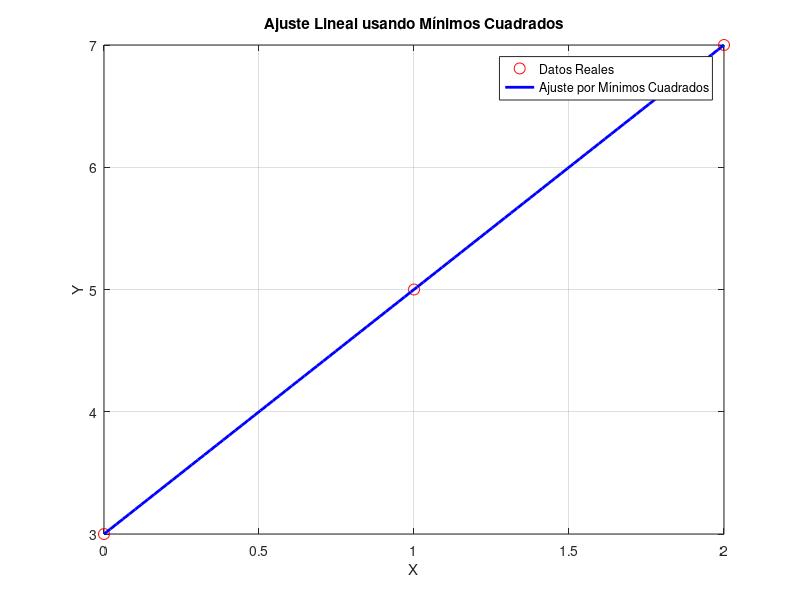

Source code (MATLAB):
%% Limpieza
clear;
clc;
close all;

%% Datos
% Tomando como referencia la función 2x + 3
XY = [0 3; 1 5; 2 7];  % Datos proporcionados

%% Implementación de Mínimos Cuadrados

% Matriz de diseño (X)
% Añadimos una columna de unos para la ordenada al origen
X = [XY(:, 1), ones(size(XY, 1), 1)];

% Vector de valores reales (Y)
Y = XY(:, 2);

% Cálculo de los coeficientes de la recta usando la fórmula de mínimos cuadrados:
% beta = inv(X'*X)*X'*Y;
coeficientes = (X' * X) \ (X' * Y);

% La pendiente (m) y la ordenada al origen (b) resultantes
pendiente = coeficientes(1);
ordenada_origen = coeficientes(2);

% Mostrar los resultados
fprintf('Pendiente (m): %.4f\n', pendiente);
fprintf('Ordenada al origen (b): %.4f\n', ordenada_origen);

%% Visualización de los resultados

% Generar puntos para la línea estimada
x_vals = linspace(min(XY(:, 1)), max(XY(:, 1)), 100);
y_estimados = pendiente * x_vals + ordenada_origen;

% Gráfica de los datos originales y la línea ajustada
figure;
plot(XY(:, 1), XY(:, 2), 'ro', 'MarkerSize', 8, 'DisplayName', 'Datos Reales');
hold on;
plot(x_vals, y_estimados, 'b-', 'LineWidth', 2, 'DisplayName', 'Ajuste por Mínimos Cuadrados');
xlabel('X');
ylabel('Y');
legend;
title('Ajuste Lineal usando Mínimos Cuadrados');
grid on;
hold off;
